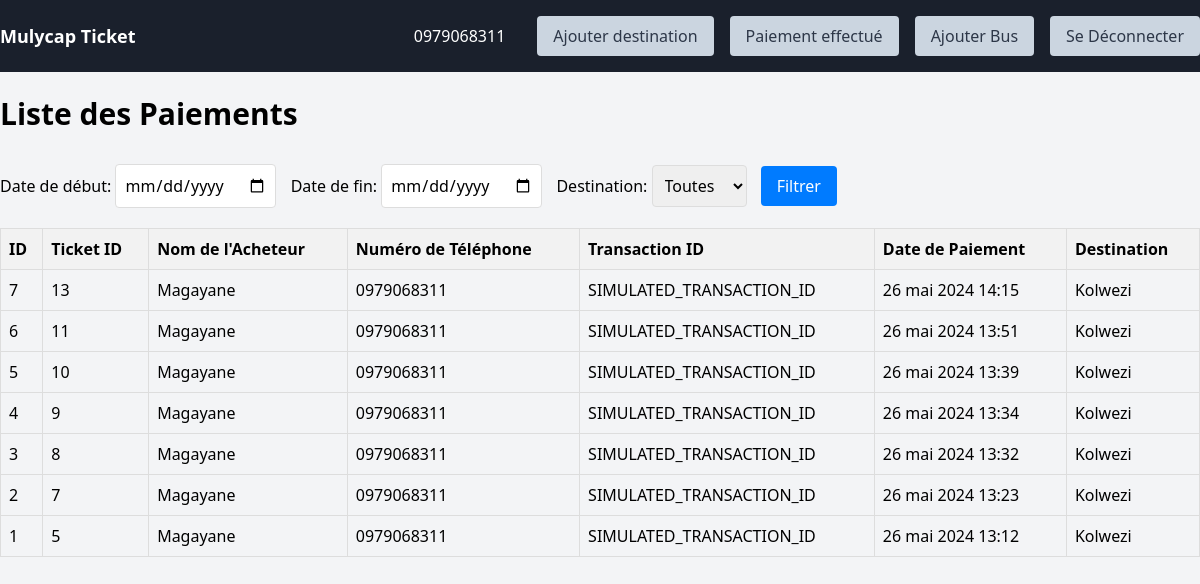
/payments/ (signed in), run on an earlier commit of the app's database.
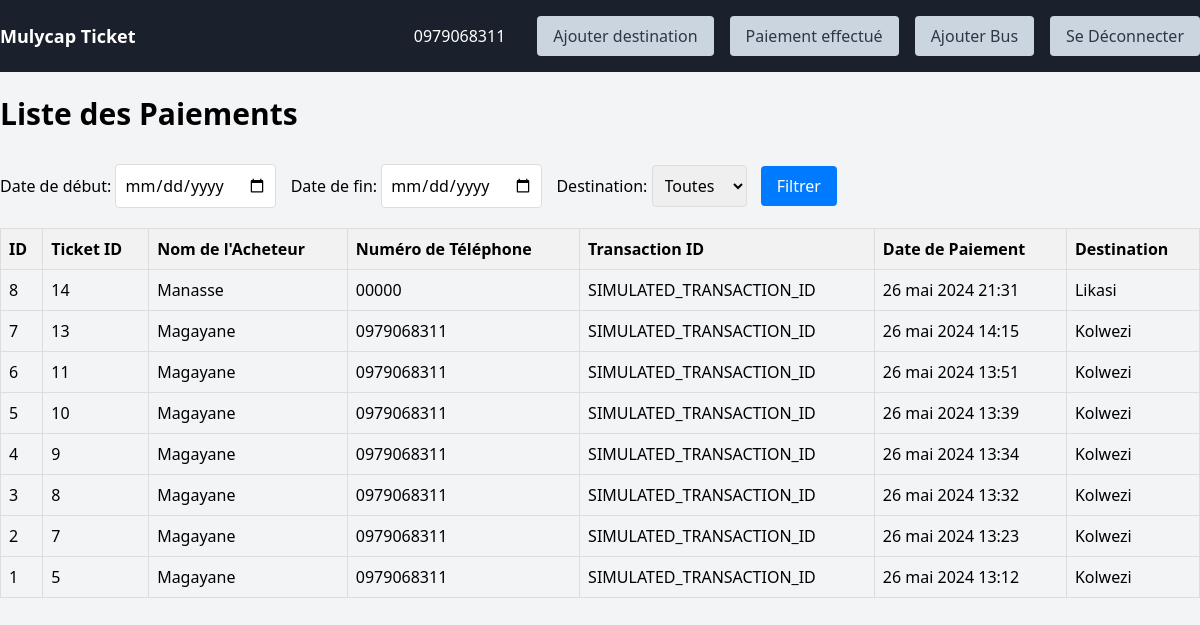
And on a later commit of the database.
### project/models.py (models this page shows, shortened)
class Payment(models.Model):
    ticket = models.OneToOneField(Ticket, on_delete=models.CASCADE)
    transaction_id = models.CharField(max_length=100)
    payment_date = models.DateTimeField(auto_now_add=True)

class Ticket(models.Model):
    user = models.ForeignKey(User, on_delete=models.CASCADE)
    destination = models.ForeignKey(Destination, on_delete=models.CASCADE)
    purchase_date = models.DateTimeField(auto_now_add=True)
    departure_date = models.DateField()
    is_confirmed = models.BooleanField(default=False)
    amount_paid = models.PositiveBigIntegerField(default=0)
    pdf = models.FileField(upload_to='tickets/', null=True, blank=True)  # Champ pour le fichier PDF

class User(AbstractBaseUser, PermissionsMixin):
    email = models.EmailField(('email address'), unique=True)
    first_name = models.CharField(('first name'), max_length=30, blank=True)
    last_name = models.CharField(('last name'), max_length=30, blank=True)
    phone_number = models.CharField(max_length=100,unique=True,blank=True)
    date_joined = models.DateTimeField(('date joined'), auto_now_add=True)
    is_active = models.BooleanField(('active'), default=True)
    is_staff = models.BooleanField(('staff'), default=True)
    objects = UserManager()
    USERNAME_FIELD = 'email'
    REQUIRED_FIELDS = []
    class Meta:
        verbose_name = ('user')
        verbose_name_plural = ('users')

class Destination(models.Model):
    name = models.CharField(max_length=100)
    heure_depart = models.TimeField()
    bus = models.ForeignKey(Bus,on_delete=models.CASCADE)
    photo = models.ImageField(upload_to='voyage')
    montant = models.PositiveBigIntegerField(default=0)

### project/views.py (the view)
# urls.py: path('payments/', views.payment_list, name='payment_list'),
@login_required
def payment_list(request):
    start_date = request.GET.get('start_date')
    end_date = request.GET.get('end_date')
    destination_id = request.GET.get('destination')
    payments = Payment.objects.all().order_by('-payment_date')
    if start_date and end_date:
        start_date = datetime.strptime(start_date, '%Y-%m-%d')
        end_date = datetime.strptime(end_date, '%Y-%m-%d')
        payments = payments.filter(payment_date__range=(start_date, end_date))
    if destination_id:
        payments = payments.filter(ticket__destination_id=destination_id)
    destinations = Destination.objects.all()
    return render(request, 'payment_list.html', {
        'payments': payments,
        'start_date': start_date,
        'end_date': end_date,
        'destinations': destinations,
        'selected_destination': destination_id
    })

### project/templates/payment_list.html (shortened to what this page needs)
{% extends 'base.html' %}
{% block content %}
    <h1 class="text-3xl font-bold mb-8">Liste des Paiements</h1>
    <form method="get" class="filter-form">
        <label for="start_date">Date de début:</label>
        <input type="date" id="start_date" name="start_date" value="{{ start_date|date:'Y-m-d' }}">
        <label for="end_date">Date de fin:</label>
        <input type="date" id="end_date" name="end_date" value="{{ end_date|date:'Y-m-d' }}">
        <label for="destination">Destination:</label>
        <select id="destination" name="destination">
            <option value="">Toutes</option>
        </select>
        <button type="submit">Filtrer</button>
    </form>
    <table class="payment-table">
        <thead>
            <tr>
                <th>ID</th>
                <th>Ticket ID</th>
                <th>Nom de l'Acheteur</th>
                <th>Numéro de Téléphone</th>
                <th>Transaction ID</th>
                <th>Date de Paiement</th>
                <th>Destination</th>
            </tr>
        </thead>
        <tbody>
            {% for payment in payments %}
                <tr>
                    <td>{{ payment.id }}</td>
                    <td>{{ payment.ticket.id }}</td>
                    <td>{{ payment.ticket.user.name }} {{ payment.ticket.user.last_name }}</td>
                    <td>{{ payment.ticket.user.phone_number }}</td>
                    <td>{{ payment.transaction_id }}</td>
                    <td>{{ payment.payment_date }}</td>
                    <td>{{ payment.ticket.destination.name }}</td>
                </tr>
            {% endfor %}
        </tbody>
    </table>
{% endblock %}

What changed in the data, as far as the page shows it:
added Payment: id "8", ticket.id "14", ticket.user.last_name "Manasse", ticket.user.phone_number "00000", transaction_id "SIMULATED_TRANSACTION_ID", payment_date "26 mai 2024 21:31", ticket.destination.name "Likasi"
